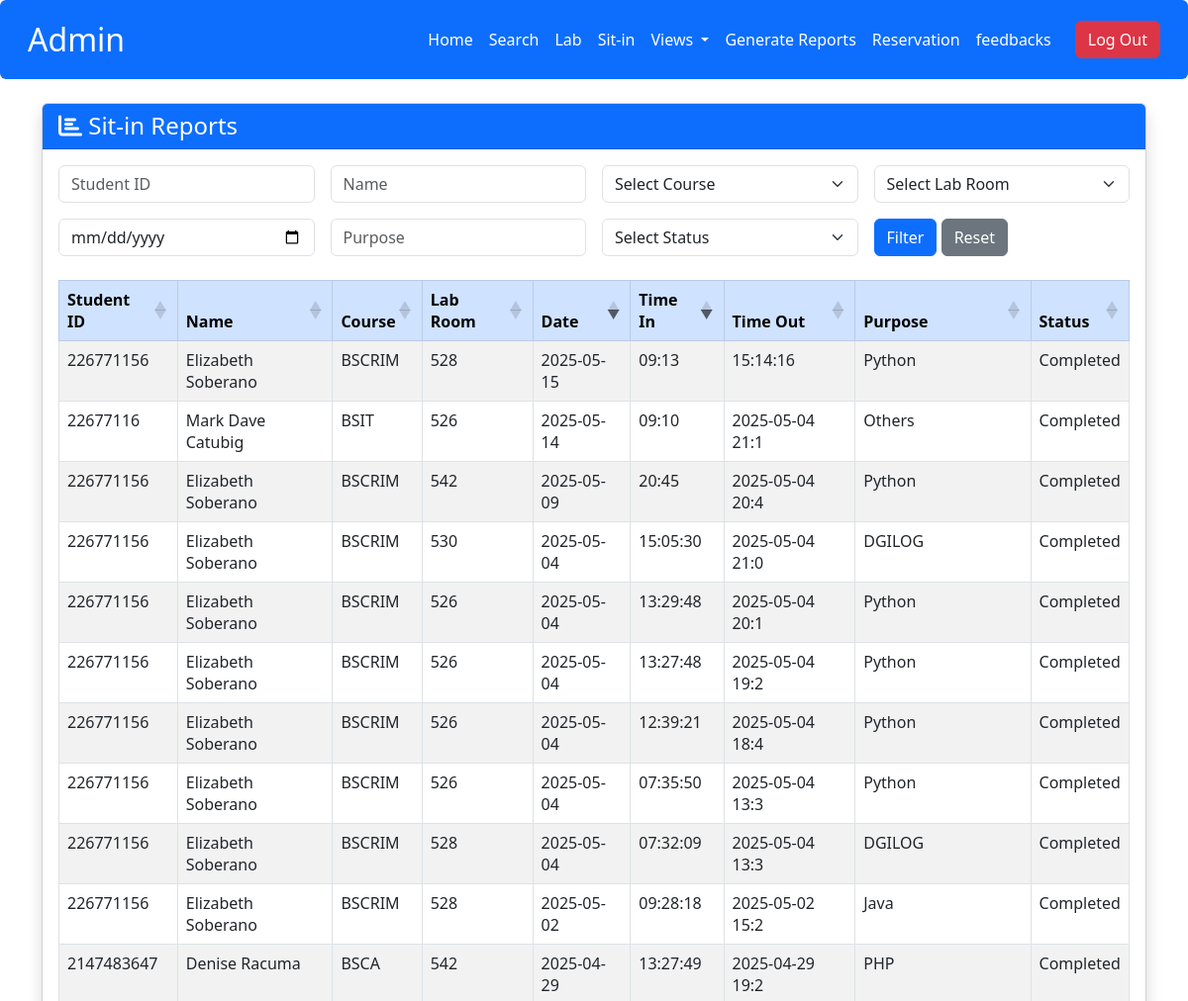
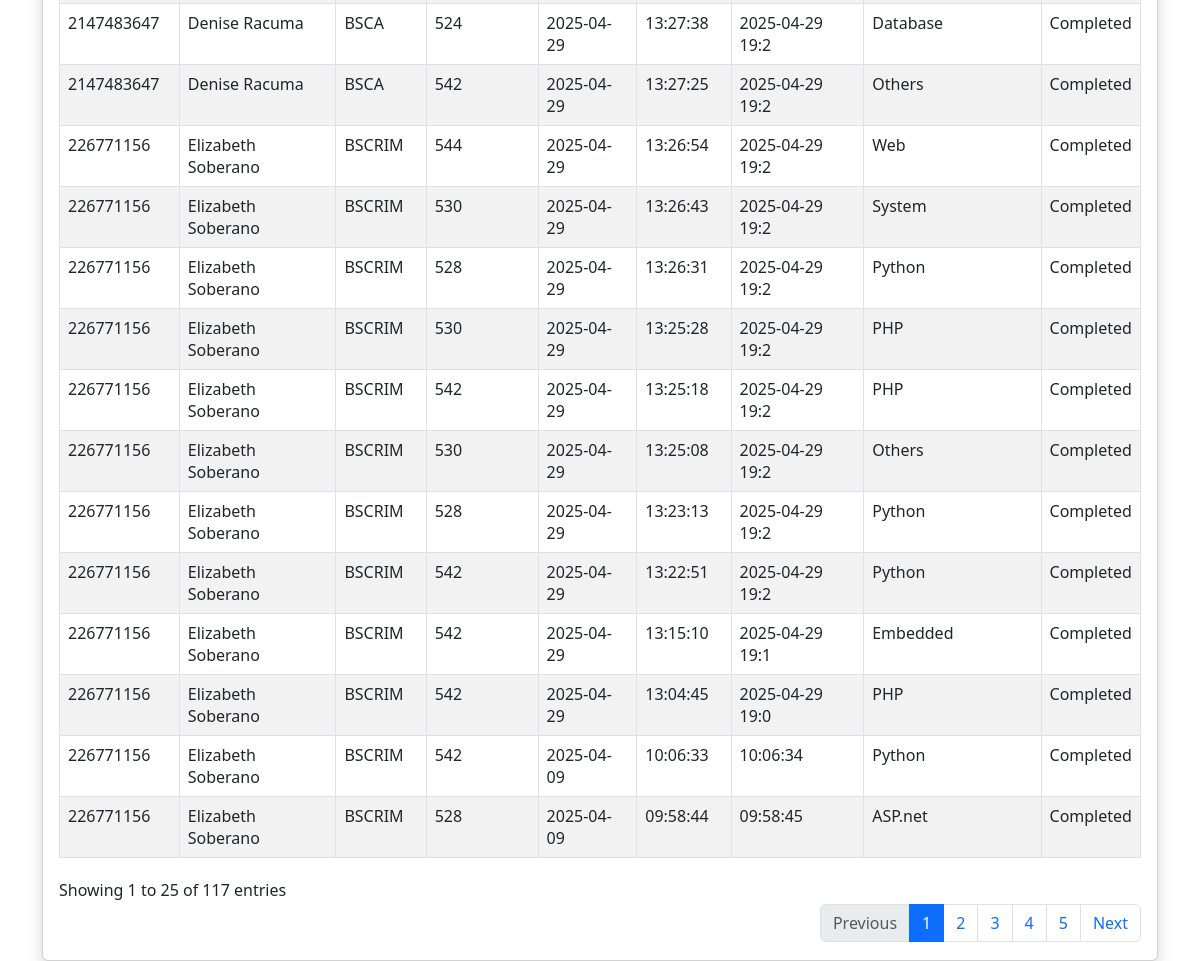
Before: /admin/generate_report.php with the older database file (2 pictures, top to bottom).
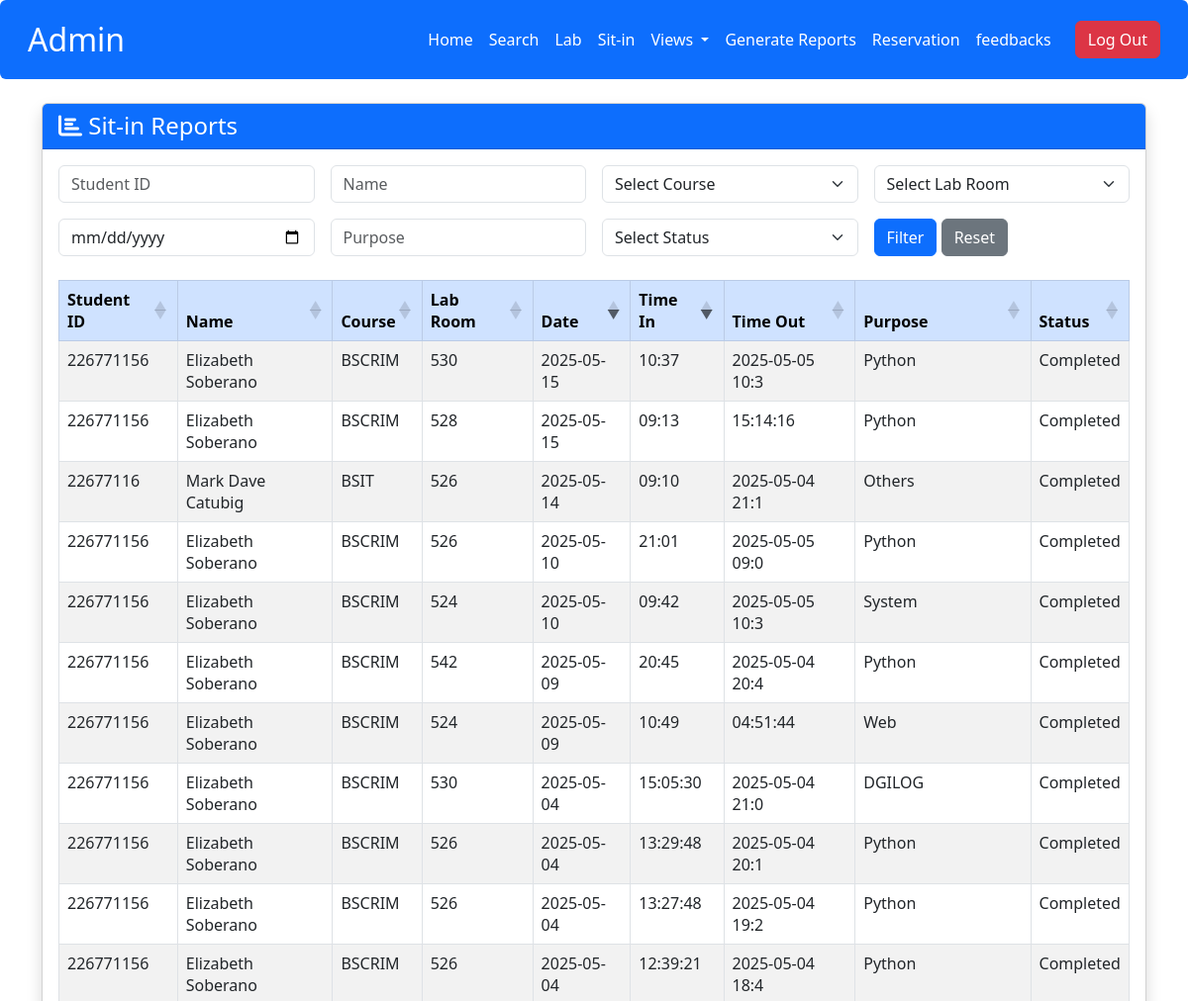
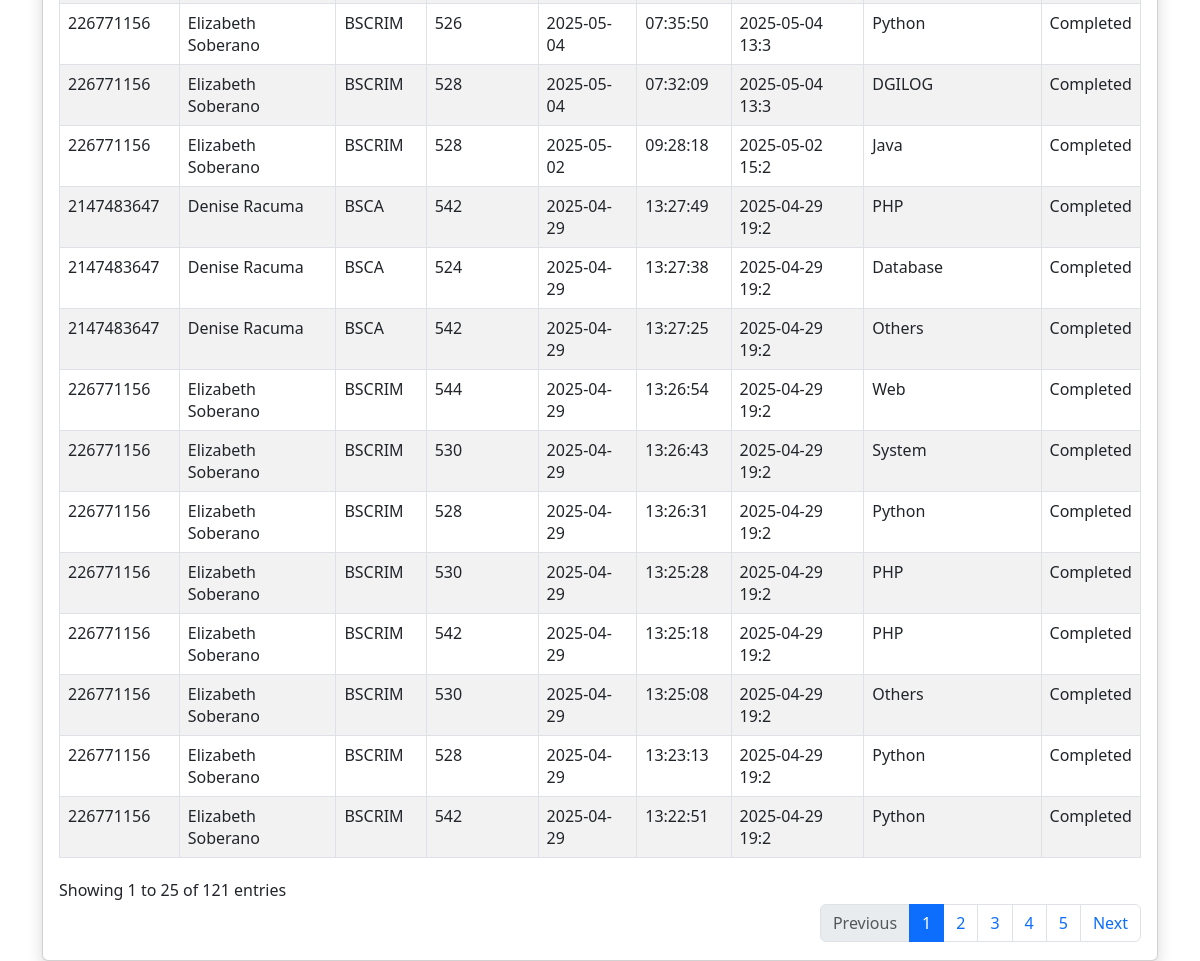
After: the same page with the newer database file (2 pictures, top to bottom).
### tables this page shows
CREATE TABLE `student_sit_in` (
  `sit_id` int(11) NOT NULL,
  `id_number` int(11) NOT NULL,
  `sit_purpose` varchar(50) NOT NULL,
  `sit_lab` varchar(20) NOT NULL,
  `pc_number` int(11) NOT NULL DEFAULT 0,
  `time_in` varchar(15) NOT NULL,
  `time_out` varchar(15) NOT NULL,
  `sit_date` varchar(10) NOT NULL,
  `status` varchar(20) NOT NULL
);

CREATE TABLE `user` (
  `id` int(11) NOT NULL,
  `lname` varchar(50) DEFAULT NULL,
  `fname` varchar(50) DEFAULT NULL,
  `MName` varchar(50) DEFAULT NULL,
  `Course` varchar(50) DEFAULT NULL,
  `Level` varchar(10) DEFAULT NULL,
  `username` varchar(50) DEFAULT NULL,
  `password` varchar(255) NOT NULL,
  `image` varchar(255) DEFAULT NULL,
  `email` varchar(100) NOT NULL,
  `address` varchar(255) DEFAULT NULL,
  `role` enum('admin','user') NOT NULL DEFAULT 'user',
  `remaining_session` int(11) NOT NULL DEFAULT 30,
  `points` int(11) DEFAULT 0
);

### admin/generate_report.php (the view, shortened to what this page needs)
<?php
include('db.php');
include('admin_navbar.php');
?>
<!DOCTYPE html>
<html lang="en">
<head>
    <link rel="stylesheet" href="https://cdn.jsdelivr.net/npm/bootstrap@5.3.0/dist/css/bootstrap.min.css">
    <link rel="stylesheet" href="https://cdnjs.cloudflare.com/ajax/libs/font-awesome/6.5.1/css/all.min.css">
    <link rel="stylesheet" href="https://cdn.datatables.net/1.11.5/css/dataTables.bootstrap5.min.css">
    <link rel="stylesheet" href="https://cdn.datatables.net/buttons/2.2.2/css/buttons.bootstrap5.min.css">
</head>
<body>
    <div class="container mt-4">
        <div class="card shadow">
            <div class="card-header bg-primary text-white">
                <h4 class="mb-0"><i class="fas fa-chart-bar"></i> Sit-in Reports</h4>
            </div>
            <div class="card-body">
                <form method="POST" class="mb-4">
                    <div class="row g-3">
                        <div class="col-md-3">
                            <input type="text" class="form-control" name="student_id" placeholder="Student ID" value="<?php echo $_POST['student_id'] ?? ''; ?>">
                        </div>
                        <div class="col-md-3">
                            <input type="text" class="form-control" name="name" placeholder="Name" value="<?php echo $_POST['name'] ?? ''; ?>">
                        </div>
                        <div class="col-md-3">
                            <select class="form-select" name="course">
                                <option value="">Select Course</option>
                            </select>
                        </div>
                        <div class="col-md-3">
                            <select class="form-select" name="lab_room">
                                <option value="">Select Lab Room</option>
                            </select>
                        </div>
                        <div class="col-md-3">
                            <input type="date" class="form-control" name="date" value="<?php echo $_POST['date'] ?? ''; ?>">
                        </div>
                        <div class="col-md-3">
                            <input type="text" class="form-control" name="purpose" placeholder="Purpose" value="<?php echo $_POST['purpose'] ?? ''; ?>">
                        </div>
                        <div class="col-md-3">
                            <select class="form-select" name="status">
                                <option value="">Select Status</option>
                            </select>
                        </div>
                        <div class="col-md-3">
                            <button type="submit" class="btn btn-primary">Filter</button>
                            <a href="generate_report.php" class="btn btn-secondary">Reset</a>
                        </div>
                    </div>
                </form>
                <table id="reportTable" class="table table-striped table-bordered">
                    <thead class="table-primary">
                        <tr>
                            <th>Student ID</th>
                            <th>Name</th>
                            <th>Course</th>
                            <th>Lab Room</th>
                            <th>Date</th>
                            <th>Time In</th>
                            <th>Time Out</th>
                            <th>Purpose</th>
                            <th>Status</th>
                        </tr>
                    </thead>
                    <tbody>
                        <?php
                        $query = "SELECT s.*, u.fname, u.lname, u.Course
                                FROM student_sit_in s
                                LEFT JOIN user u ON s.id_number = u.id";
                        $query .= " ORDER BY s.sit_date DESC, s.time_in DESC";
                        $result = mysqli_query($con, $query);
                        while($row = mysqli_fetch_assoc($result)) {
                            echo "<tr>
                                    <td>{$row['id_number']}</td>
                                    <td>{$row['fname']} {$row['lname']}</td>
                                    <td>{$row['Course']}</td>
                                    <td>{$row['sit_lab']}</td>
                                    <td>{$row['sit_date']}</td>
                                    <td>{$row['time_in']}</td>
                                    <td>{$row['time_out']}</td>
                                    <td>{$row['sit_purpose']}</td>
                                    <td>{$row['status']}</td>
                                </tr>";
                        }
                        ?>
                    </tbody>
                </table>
            </div>
        </div>
    </div>
</body>
</html>

Changed rows visible on the page:
no longer on this page (row unchanged): student_sit_in: id_number "226771156", user.fname "Elizabeth", user.lname "Soberano", user.Course "BSCRIM", sit_lab "542", sit_date "2025-04-29", time_in "13:15:10", time_out "2025-04-29 19:1", sit_purpose "Embedded", status "Completed"
no longer on this page (row unchanged): student_sit_in: id_number "226771156", user.fname "Elizabeth", user.lname "Soberano", user.Course "BSCRIM", sit_lab "542", sit_date "2025-04-29", time_in "13:04:45", time_out "2025-04-29 19:0", sit_purpose "PHP", status "Completed"
no longer on this page (row unchanged): student_sit_in: id_number "226771156", user.fname "Elizabeth", user.lname "Soberano", user.Course "BSCRIM", sit_lab "542", sit_date "2025-04-09", time_in "10:06:33", time_out "10:06:34", sit_purpose "Python", status "Completed"
no longer on this page (row unchanged): student_sit_in: id_number "226771156", user.fname "Elizabeth", user.lname "Soberano", user.Course "BSCRIM", sit_lab "528", sit_date "2025-04-09", time_in "09:58:44", time_out "09:58:45", sit_purpose "ASP.net", status "Completed"
added student_sit_in: id_number "226771156", user.fname "Elizabeth", user.lname "Soberano", user.Course "BSCRIM", sit_lab "530", sit_date "2025-05-15", time_in "10:37", time_out "2025-05-05 10:3", sit_purpose "Python", status "Completed"
added student_sit_in: id_number "226771156", user.fname "Elizabeth", user.lname "Soberano", user.Course "BSCRIM", sit_lab "526", sit_date "2025-05-10", time_in "21:01", time_out "2025-05-05 09:0", sit_purpose "Python", status "Completed"
added student_sit_in: id_number "226771156", user.fname "Elizabeth", user.lname "Soberano", user.Course "BSCRIM", sit_lab "524", sit_date "2025-05-10", time_in "09:42", time_out "2025-05-05 10:3", sit_purpose "System", status "Completed"
added student_sit_in: id_number "226771156", user.fname "Elizabeth", user.lname "Soberano", user.Course "BSCRIM", sit_lab "524", sit_date "2025-05-09", time_in "10:49", time_out "04:51:44", sit_purpose "Web", status "Completed"
Other visible differences:
text written by a page script: "Showing 1 to 25 of 117 entries Previous 1 2 3 4 5 Next" → "Showing 1 to 25 of 121 entries Previous 1 2 3 4 5 Next"
